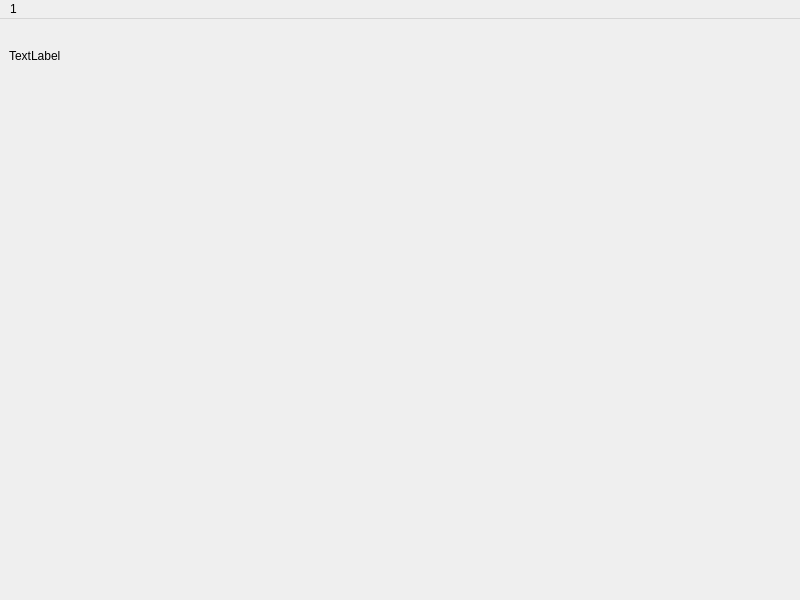
<?xml version="1.0" encoding="UTF-8"?>
<ui version="4.0">
 <class>MainWindow</class>
 <widget class="QMainWindow" name="MainWindow">
  <property name="geometry">
   <rect>
    <x>0</x>
    <y>0</y>
    <width>800</width>
    <height>600</height>
   </rect>
  </property>
  <property name="windowTitle">
   <string>MainWindow</string>
  </property>
  <widget class="QWidget" name="centralwidget">
   <layout class="QVBoxLayout" name="verticalLayout" stretch="0,0">
    <item>
     <widget class="QWidget" name="widget" native="true">
      <property name="minimumSize">
       <size>
        <width>0</width>
        <height>0</height>
       </size>
      </property>
      <property name="maximumSize">
       <size>
        <width>16777215</width>
        <height>100</height>
       </size>
      </property>
      <widget class="QLabel" name="res">
       <property name="geometry">
        <rect>
         <x>0</x>
         <y>2</y>
         <width>781</width>
         <height>51</height>
        </rect>
       </property>
       <property name="text">
        <string>TextLabel</string>
       </property>
      </widget>
     </widget>
    </item>
    <item>
     <widget class="QWidget" name="widget_2" native="true">
      <property name="minimumSize">
       <size>
        <width>0</width>
        <height>300</height>
       </size>
      </property>
     </widget>
    </item>
   </layout>
  </widget>
  <widget class="QMenuBar" name="menuBar">
   <property name="geometry">
    <rect>
     <x>0</x>
     <y>0</y>
     <width>800</width>
     <height>21</height>
    </rect>
   </property>
   <widget class="QMenu" name="menu1">
    <property name="title">
     <string>1</string>
    </property>
    <addaction name="action"/>
    <addaction name="action_2"/>
   </widget>
   <addaction name="menu1"/>
  </widget>
  <action name="action">
   <property name="text">
    <string>Симпл</string>
   </property>
  </action>
  <action name="action_2">
   <property name="text">
    <string>Димпл</string>
   </property>
  </action>
 </widget>
 <resources/>
 <connections/>
</ui>
